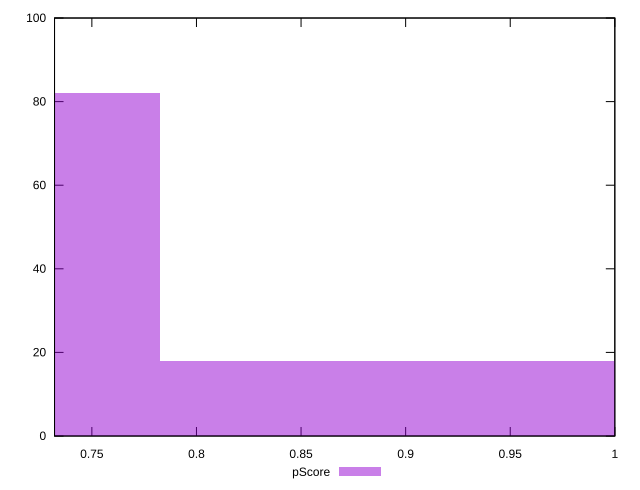

The script that saved this image:
reset

$pScore <<EOF
0.6709527729093099 82
0.8946036972124132 18
EOF

set key outside below
set boxwidth 0.2236509243031033
set xrange [0.7321522222222222:1]
set yrange [0:100]
set trange [0:100]
set style fill transparent solid 0.5 noborder
set terminal svg size 640, 490 enhanced background rgb 'white'
set output "report_0_00242021-02-20T12:25:28.543Z/uses-rel-preconnect/samples/pages/pScore/histogram.svg"

plot $pScore title "pScore" with boxes

reset
